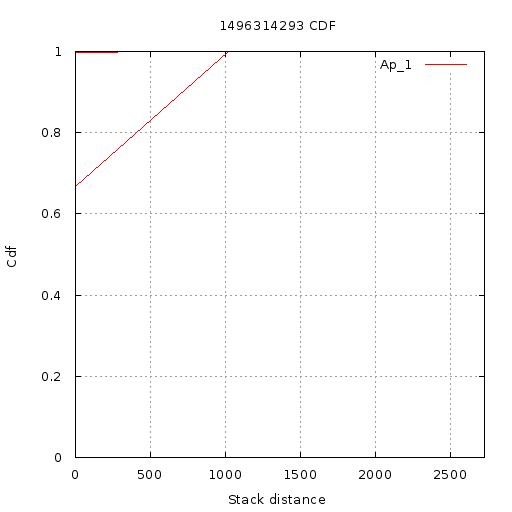

The script that saved this image:
set terminal  png size 512,512 font 'Verdana, 10'
set title "1496314293 CDF"
set output '//home//cat//Documents//CACHE//Results//PlotData//Static partial//1496314293//CDF//8//cdf.png'
set ylabel "Cdf"
set yrange [0:1]
set xlabel "Stack distance"
set xrange [1.000000:2725.000000]
set grid xtics ytics
plot '//home//cat//Documents//CACHE//Results//PlotData//Static partial//1496314293//CDF//8//App_1.txt' using 1:2 with lines title 'Ap_1'
set terminal  png size 512,512 font 'Verdana, 10'
set title "1496314293 CDF"
set output '//home//cat//Documents//CACHE//Results//PlotData//Static partial//1496314293//CDF//8//cdf.png'
set ylabel "Cdf"
set yrange [0:1]
set xlabel "Stack distance"
set xrange [1.000000:2725.000000]
set grid xtics ytics
plot '//home//cat//Documents//CACHE//Results//PlotData//Static partial//1496314293//CDF//8//App_1.txt' using 1:2 with lines title 'Ap_1'
set terminal  png size 512,512 font 'Verdana, 10'
set title "1496314293 CDF"
set output '//home//cat//Documents//CACHE//Results//PlotData//Static partial//1496314293//CDF//8//cdf.png'
set ylabel "Cdf"
set yrange [0:1]
set xlabel "Stack distance"
set xrange [1.000000:2725.000000]
set grid xtics ytics
plot '//home//cat//Documents//CACHE//Results//PlotData//Static partial//1496314293//CDF//8//App_1.txt' using 1:2 with lines title 'Ap_1'
set terminal  png size 512,512 font 'Verdana, 10'
set title "1496314293 CDF"
set output '//home//cat//Documents//CACHE//Results//PlotData//Static partial//1496314293//CDF//8//cdf.png'
set ylabel "Cdf"
set yrange [0:1]
set xlabel "Stack distance"
set xrange [1.000000:2725.000000]
set grid xtics ytics
plot '//home//cat//Documents//CACHE//Results//PlotData//Static partial//1496314293//CDF//8//App_1.txt' using 1:2 with lines title 'Ap_1'
